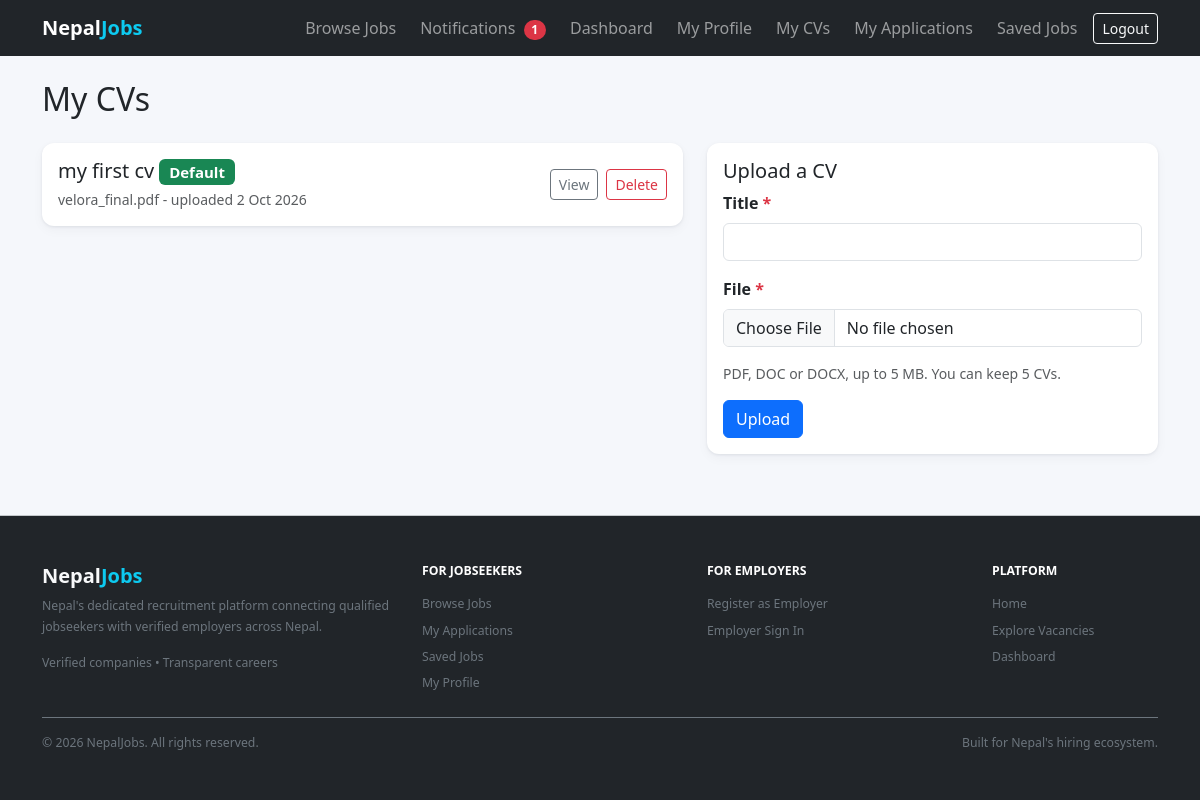
Screenshot of /accounts/cvs/ (signed in) with the database file from the repository.
### accounts/models.py (models this page shows, shortened)
class CV(models.Model):
    profile = models.ForeignKey(JobseekerProfile, on_delete=models.CASCADE, related_name="cvs")
    title = models.CharField(max_length=100)
    file = models.FileField(
        upload_to=cv_upload_path,
        storage=private_storage,
        validators=[FileExtensionValidator(["pdf", "doc", "docx"]), validate_cv_size],
    )
    original_filename = models.CharField(max_length=255)
    is_default = models.BooleanField(default=False)
    is_active = models.BooleanField(default=True)
    uploaded_at = models.DateTimeField(auto_now_add=True)
    class Meta:
        ordering = ["-uploaded_at"]
        verbose_name = "CV"
        constraints = [
            models.UniqueConstraint(
                fields=["profile"],
                condition=Q(is_default=True, is_active=True),
                name="one_default_cv_per_profile",
            )
        ]

### accounts/views.py (the view, shortened to what this page needs)
# urls.py: path("cvs/", views.CVListView.as_view(), name="cv_list"),
class CVListView(AsViewCacheMixin, JobseekerRequiredMixin, View):
    template_name = "accounts/cv_list.html"
    def get(self, request, *args, **kwargs):
        profile = request.user.jobseeker_profile
        cvs = profile.cvs.filter(is_active=True)
        form = CVUploadForm()
        return render(
            request,
            self.template_name,
            {"form": form, "cvs": cvs, "max_cvs": MAX_ACTIVE_CVS},
        )

### accounts/forms.py
class CVUploadForm(BootstrapFormMixin, forms.ModelForm):
    class Meta:
        model = CV
        fields = ("title", "file")

### accounts/mixins.py (called while the page is built)
    def test_func(self):
        user = self.request.user
        return bool(user.is_authenticated and user.role == User.Role.JOBSEEKER)

### accounts/models.py (called while the page is built)
    @property
    def is_jobseeker(self):
        return self.role == self.Role.JOBSEEKER

    @property
    def is_employer(self):
        return self.role == self.Role.EMPLOYER

### notifications/context_processors.py (called while the page is built)
def unread_notifications_count(request):
    if getattr(request, "user", None) and request.user.is_authenticated:
        count = request.user.notifications.filter(is_read=False).count()
    else:
        count = 0
    return {"unread_notifications_count": count}

### templates/accounts/cv_list.html (shortened to what this page needs)
{% extends 'base.html' %}
{% block content %}
<h2 class="mb-4">My CVs</h2>
<div class="row g-4">
  <div class="col-md-7">
    {% for cv in cvs %}
    <div class="card mb-3">
      <div class="card-body d-flex justify-content-between align-items-center flex-wrap gap-2">
        <div>
          <h5 class="mb-1">
            {{ cv.title }}
            {% if cv.is_default %}<span class="badge text-bg-success">Default</span>{% endif %}
          </h5>
          <div class="text-muted small">{{ cv.original_filename }} - uploaded {{ cv.uploaded_at|date:"j M Y" }}</div>
        </div>
        <div class="d-flex gap-2">
          <a class="btn btn-sm btn-outline-secondary" href="{% url 'cv_download' cv.pk %}" target="_blank">View</a>
          <form method="post" action="{% url 'cv_delete' cv.pk %}" onsubmit="return confirm('Delete this CV?');">
            <button class="btn btn-sm btn-outline-danger" type="submit">Delete</button>
          </form>
        </div>
      </div>
    </div>
    {% empty %}
    <p class="text-muted">You haven't uploaded a CV yet.</p>
    {% endfor %}
  </div>
  <div class="col-md-5">
    <div class="card">
      <div class="card-body">
        <h5 class="card-title">Upload a CV</h5>
        <form method="post" enctype="multipart/form-data">
          {% include 'includes/form_fields.html' %}
          <p class="form-text">PDF, DOC or DOCX, up to 5 MB. You can keep {{ max_cvs }} CVs.</p>
          <button class="btn btn-primary" type="submit">Upload</button>
        </form>
      </div>
    </div>
  </div>
</div>
{% endblock %}

### static/css/styles.css (style rules this page uses)
:root { --nj-dark: #0f172a; --nj-bg: #f5f7fb; --nj-muted: #64748b; }
body { background: var(--nj-bg); }
.card { border: 0; border-radius: 0.75rem; box-shadow: 0 1px 3px rgba(15, 23, 42, 0.08), 0 4px 12px rgba(15, 23, 42, 0.04); }

### rows the page displays
CV: title "my first cv", is_default "Default", original_filename "velora_final.pdf", uploaded_at "2 Oct 2026"

### other values shown
{{ unread_notifications_count }} "1"
{{ field.label }} "Title" "File"
{{ max_cvs }} "5"
